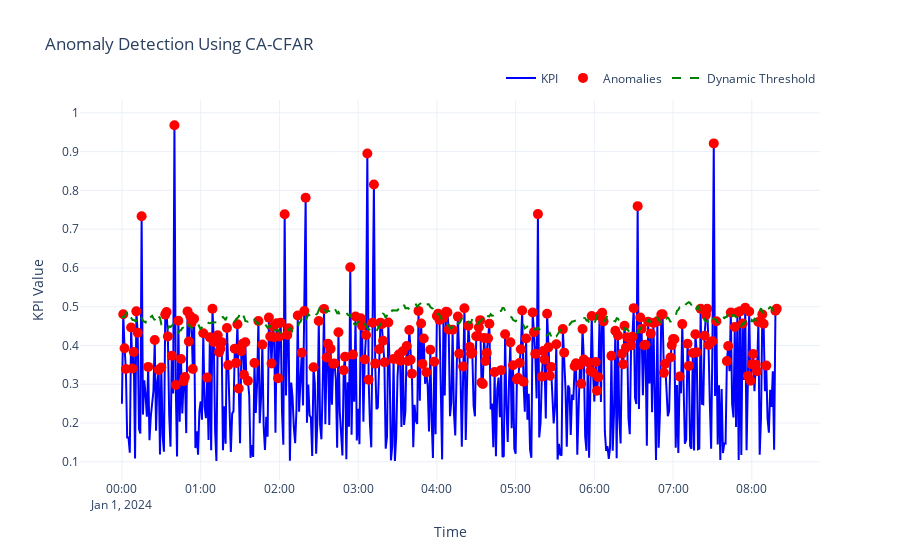

The code cell stored with this chart in its notebook:
### Code cell
# Create the main line plot for KPI values
fig = go.Figure()

# Add KPI line plot
fig.add_trace(go.Scatter(
    x=data['timestamp'],
    y=data['kpi'],
    mode='lines',
    name='KPI',
    line=dict(color='blue', width=2)
))

# Add anomalies as scatter points
fig.add_trace(go.Scatter(
    x=anomalies_df['timestamp'],
    y=anomalies_df['kpi'],
    mode='markers',
    name='Anomalies',
    marker=dict(color='red', size=10, symbol='circle'),
    hoverinfo='x+y'
))

# Add dynamic threshold plot
fig.add_trace(go.Scatter(
    x=data['timestamp'],
    y=data['threshold'],
    mode='lines',
    name='Dynamic Threshold',
    line=dict(color='green', width=2, dash='dash')
))

# Update layout for better visualization
fig.update_layout(
    title='Anomaly Detection Using CA-CFAR',
    xaxis_title='Time',
    yaxis_title='KPI Value',
    legend=dict(orientation='h', yanchor='bottom', y=1.02, xanchor='right', x=1),
    template='plotly_white'
)

fig.show()

### Figure 1 — Plotly figure (JSON) as saved in the notebook; plotly's stock layout.template omitted (floating-point values rounded to 4 significant figures; data arrays with more than 128 entries replaced by an {"elided": "..."} marker saying what was removed)
{"data": [{"line": {"color": "blue", "width": 2}, "mode": "lines", "name": "KPI", "type": "scatter", "x": {"elided": "500 str values"}, "y": {"elided": "500 float values"}}, {"hoverinfo": "x+y", "marker": {"color": "red", "size": 10, "symbol": "circle"}, "mode": "markers", "name": "Anomalies", "type": "scatter", "x": {"elided": "246 str values"}, "y": {"elided": "246 float values"}}, {"line": {"color": "green", "dash": "dash", "width": 2}, "mode": "lines", "name": "Dynamic Threshold", "type": "scatter", "x": {"elided": "500 str values"}, "y": {"elided": "500 float values"}}], "layout": {"legend": {"orientation": "h", "x": 1, "xanchor": "right", "y": 1.02, "yanchor": "bottom"}, "title": {"text": "Anomaly Detection Using CA-CFAR"}, "xaxis": {"title": {"text": "Time"}}, "yaxis": {"title": {"text": "KPI Value"}}}}
